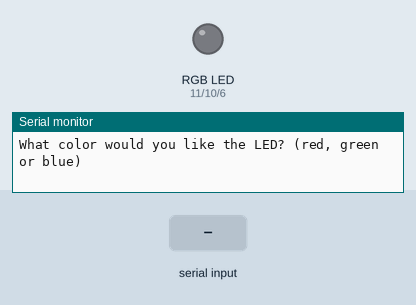
The sketch below on a simulated Arduino Uno, built with avr-gcc and run on an emulated ATmega328P. Parts: an RGB LED mixed from three pins (HIGH = lit), the last lines printed to the serial monitor. The inputs (shaded band) are chosen by the test bench.

Above: at 1.2 s.
1.3 s: "red" received over Serial
At 3.1 s:
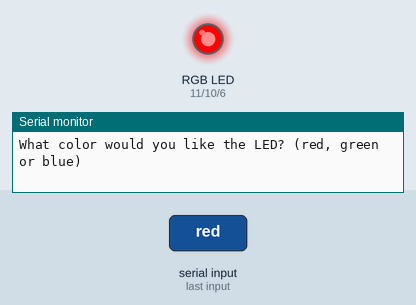
3.8 s: "blue" received over Serial
At 6.0 s:
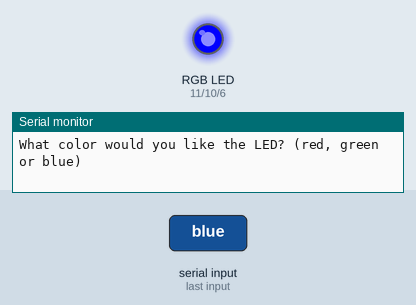
6.3 s: "green" received over Serial
At 8.2 s:
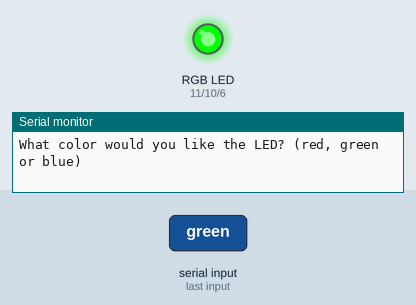
8.8 s: "yellow" received over Serial
At 10.1 s:
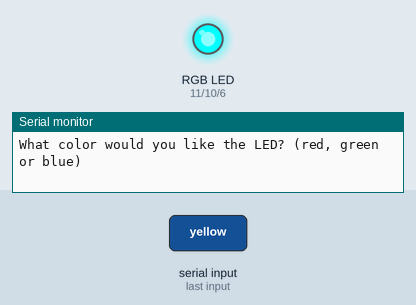
11.3 s: "violet" received over Serial
At 13.2 s:
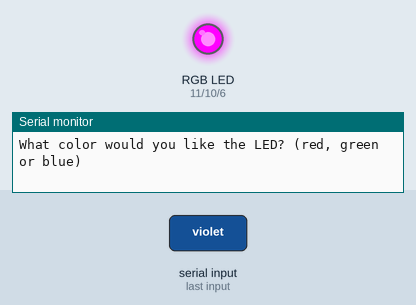
13.8 s: "redgreen" received over Serial
At 15.2 s:
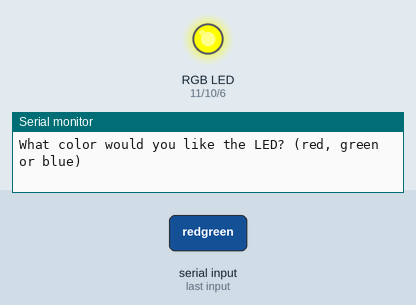
Timing chart, 0 to 16.8 s (numbered marks = the images above; inputs shaded):
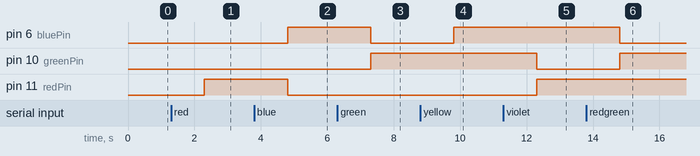

Measured:
- after the input at 1.3 s, pin 11 (redPin): LOW → HIGH after 1.0 s
- after the input at 3.8 s, pin 6 (bluePin): LOW → HIGH after 1.0 s; pin 11 (redPin): HIGH → LOW after 1.0 s
- after the input at 6.3 s, pin 6 (bluePin): HIGH → LOW after 1.0 s; pin 10 (greenPin): LOW → HIGH after 1.0 s
- after the input at 8.8 s, pin 6 (bluePin): LOW → HIGH after 1.0 s
- after the input at 11.3 s, pin 10 (greenPin): HIGH → LOW after 1.0 s; pin 11 (redPin): LOW → HIGH after 1.0 s
- after the input at 13.8 s, pin 6 (bluePin): HIGH → LOW after 1.0 s; pin 10 (greenPin): LOW → HIGH after 1.0 s

The sketch:

RGB_LED_Multi-colored_.ino
```cpp
int redPin = 11;
int greenPin = 10;
int bluePin = 6;
int brightness = 255;
String colorChoice;

void setup() {
  Serial.begin(9600);
  pinMode(redPin,OUTPUT);
  pinMode(greenPin,OUTPUT);
  pinMode(bluePin,OUTPUT);

}

void loop() {
  Serial.println("What color would you like the LED? (red, green or blue)");
  while (Serial.available() == 0) { }
  colorChoice = Serial.readString();

  if (colorChoice == "red") {
    analogWrite(redPin, brightness);
    analogWrite(greenPin, 0);
    analogWrite(bluePin, 0);
  }

  if (colorChoice == "blue") {
    analogWrite(redPin, 0);
    analogWrite(greenPin, 0);
    analogWrite(bluePin, brightness);
  }

  if (colorChoice == "green") {
    analogWrite(redPin, 0);
    analogWrite(greenPin, brightness);
    analogWrite(bluePin, 0);
  }

  if (colorChoice == "yellow") {
    analogWrite(redPin, 0);
    analogWrite(greenPin, brightness);
    analogWrite(bluePin, brightness);
  }

  if (colorChoice == "violet") {
    analogWrite(redPin, brightness);
    analogWrite(greenPin, 0);
    analogWrite(bluePin, brightness);
  }

  if (colorChoice == "redgreen") {
    analogWrite(redPin, brightness);
    analogWrite(greenPin, brightness);
    analogWrite(bluePin, 0);
  }

  if (colorChoice!="red" && colorChoice!= "green" && colorChoice!= "blue" && colorChoice!= "yellow" && colorChoice!="violet" && colorChoice!= "redgreen") {
    Serial.println("That is not a valid color choice, please try again.");
    Serial.println(" ");
  }
}
```
